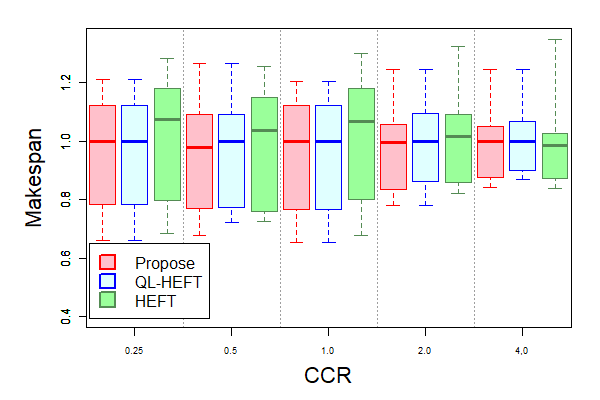

Write the R code that produced this figure.
## read data file
d1 <- read.table("./QLHEFT/0.25.txt")
d1_nume <- as.numeric(d1$V1)
d1_median <- median(d1_nume)
d1 <- d1 / d1_median  # QLHEFT_0.25_median
d2 <- read.table("./QLHEFT/0.5.txt")
d2_nume <- as.numeric(d2$V1)
d2_median <- median(d2_nume)
d2 <- d2 / d2_median  # QLHEFT_0.5_median
d3 <- read.table("./QLHEFT/1.0.txt")
d3_nume <- as.numeric(d3$V1)
d3_median <- median(d3_nume)
d3 <- d3 / d3_median  # QLHEFT_1.0_median
d4 <- read.table("./QLHEFT/2.0.txt")
d4_nume <- as.numeric(d4$V1)
d4_median <- median(d4_nume)
d4 <- d4 / d4_median  # QLHEFT_2.0_median
d5 <- read.table("./QLHEFT/4.0.txt")
d5_nume <- as.numeric(d5$V1)
d5_median <- median(d5_nume)
d5 <- d5 / d5_median  # QLHEFT_4.0_median
qlheft <- cbind(d1, d2, d3, d4, d5) # bind data

## read data file
d1 <- read.table("./Propose/0.25.txt")
d1 <- d1 / d1_median  # QLHEFT_0.25_median
d2 <- read.table("./Propose/0.5.txt")
d2 <- d2 / d2_median  # QLHEFT_0.5_median
d3 <- read.table("./Propose/1.0.txt")
d3 <- d3 / d3_median  # QLHEFT_1.0_median
d4 <- read.table("./Propose/2.0.txt")
d4 <- d4 / d4_median  # QLHEFT_2.0_median
d5 <- read.table("./Propose/4.0.txt")
d5 <- d5 / d5_median  # QLHEFT_4.0_median
propose <- cbind(d1, d2, d3, d4, d5) # bind data

## read data file
d1 <- read.table("./HEFT/0.25.txt")
d1 <- d1 / d1_median  # QLHEFT_0.25_median
d2 <- read.table("./HEFT/0.5.txt")
d2 <- d2 / d2_median  # QLHEFT_0.5_median
d3 <- read.table("./HEFT/1.0.txt")
d3 <- d3 / d3_median  # QLHEFT_1.0_median
d4 <- read.table("./HEFT/2.0.txt")
d4 <- d4 / d4_median  # QLHEFT_2.0_median
d5 <- read.table("./HEFT/4.0.txt")
d5 <- d5 / d5_median  # QLHEFT_4.0_median
heft <- cbind(d1, d2, d3, d4, d5) # bind data

all_data <- list(propose, qlheft, heft)         # merge two data (data.frame) into a list

## define x-axis scale name
xaxis_scale <- c("0.25", "0.5", "1.0", "2.0", "4,0")
box_cols <- c("pink", "lightcyan", "palegreen1")                # box colors
## border_cols <- c("red", "blue")                   # box-line colrs
border_cols <- c("red", "blue", "palegreen4")                   # box-line colors

## graphic function
comparison_BoxPlot <- function(all_data) {
    ## set parameters for graph
    par(
        xaxs="i",                      # x-axis data span has no margin
        mar = c(5,6,2,2)                #  margin
    )
    ## prepare graph feild
    plot(
        0, 0, type = "n",
        xlab = "CCR", ylab = "Makespan", # labels
        cex.lab = 1.8,                     # label font size
        font.lab = 1,                      # label font
        xlim = range(0:(ncol(propose) * 3)), # define large x-axis
        ylim = c(0.4, max(range(propose), range(qlheft), range(heft))), # y-axis data span
        font.axis = 1,                                # axis font
        xaxt = "n"                                    # no x-axis
    )
    ## draw vertical line
    abline(
        v = c(3, 6, 9, 12, 15, 18, 21), # position
        lwd = 1,                       # line width
        col = 8,                    # line color
        lty = 3                     # line style
    )
    ## draw boxplot
    for (i in 1:3){
        boxplot(
            all_data[[i]],
            at = c(1:ncol(propose)) * 3 + i - 3.5, # position of drawing boxplot
            border = border_cols[i],                 # ボックス枠線の色
            col = box_cols[i],                       # colors
            xaxt = "n",                          # no x-axis scale
            range = 0,                           # no plot outliers 
            add = TRUE)
    }
    ## legend
    legend(
        0.1, 0.65,                      # position
        legend = c("Propose", "QL-HEFT", "HEFT"),   # labels
        cex = 1.3,                      # labels font size
        pt.cex = 3,                     # marker size
        pch = 22,                       # kinds of marker
        col = border_cols,              # box-line colors
        pt.bg = box_cols,               # box colors
        lty = 0,                               
        lwd = 2,                        # box-line width
        bg = "white"                    # background color
    )
    ## x-axis scale
    axis(
        1,                                    
        at = 1:length(xaxis_scale) * 3 - 1.5, # position of scale
        labels = xaxis_scale,                 # set scale name
        cex.axis=0.73,                        # axis font size
        tick = TRUE                           
    )
}

## output file as eps
postscript("normalization_qlheft_BoxPlot.eps", horizontal = F, onefile = FALSE, paper = "special", width = 8, height = 6)
comparison_BoxPlot(all_data)
dev.off()

## output file as png
png("normalization_qlheft_BoxPlot.png", width = 600, height =400)
comparison_BoxPlot(all_data)
dev.off()